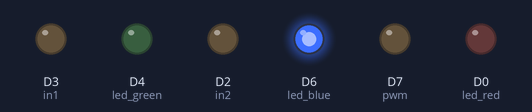
A sketch run on a simulated ESP8266 (NodeMCU). Parts: output pins drawn as LEDs (lit = HIGH).

Above: at 0.1 s.
At 5.1 s:
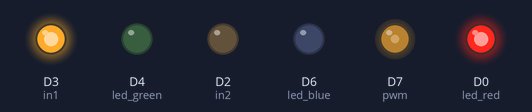
Timing chart, 0 to 6.6 s (numbered marks = the images above):
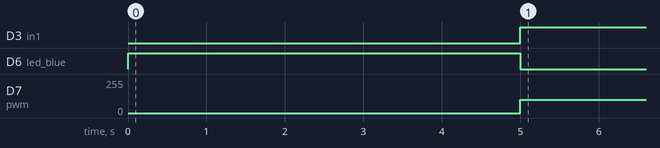

The sketch:

circuit_etching_code.ino
```cpp
#define led_green D4
#define led_blue D6
#define led_red D0
#define in1 D3
#define in2 D2
#define pwm D7
#define hallaune_time_in_min 10

float t1;
float t2;

void setup()
{
  pinMode(led_blue,OUTPUT);
  pinMode(led_green,OUTPUT);
  pinMode(led_red,OUTPUT);
  pinMode(in1,OUTPUT);
  pinMode(in2,OUTPUT);
  pinMode(pwm,OUTPUT);

  digitalWrite(led_red,LOW);
  digitalWrite(led_green,LOW);
  digitalWrite(led_blue,HIGH);
  delay(5000);
  t1 = millis();
  //digitalWrite(led_green,LOW);
  digitalWrite(led_blue,LOW);
  digitalWrite(led_red,HIGH);
}

void loop()
{
t2 = millis();
if((t2-t1) < (hallaune_time_in_min*1000*60) )
{  analogWrite(pwm,100);
  digitalWrite(in1,HIGH);
  digitalWrite(in2,LOW);

}
else
{
  digitalWrite(in1,LOW);
  digitalWrite(in2,LOW);
  digitalWrite(led_blue,LOW);
  digitalWrite(led_red,LOW);
  digitalWrite(led_green,HIGH);
}

}
```

Measured:
- by itself, D3 (in1): LOW → HIGH at 5.0 s
- by itself, D7 (pwm): 0/255 → 100/255 at 5.0 s
